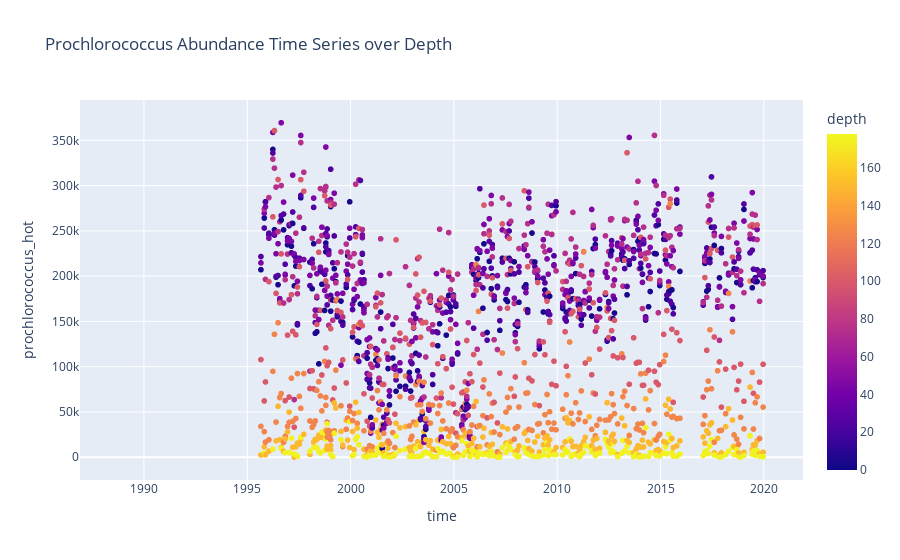

Here is the notebook cell this chart was saved with:
### Code cell
px.scatter(HOT, x='time',y='prochlorococcus_hot', color='depth', 
           title='Prochlorococcus Abundance Time Series over Depth')

### Figure 1 — Plotly figure (JSON) as saved in the notebook; plotly's stock layout.template omitted (floating-point values rounded to 4 significant figures; data arrays with more than 128 entries replaced by an {"elided": "..."} marker saying what was removed)
{"data": [{"hovertemplate": "time=%{x}<br>prochlorococcus_hot=%{y}<br>depth=%{marker.color}<extra></extra>", "legendgroup": "", "marker": {"color": {"elided": "2429 int values"}, "coloraxis": "coloraxis", "symbol": "circle"}, "mode": "markers", "name": "", "showlegend": false, "type": "scattergl", "x": {"elided": "2429 str values"}, "xaxis": "x", "y": {"elided": "2429 int values"}, "yaxis": "y"}], "layout": {"autosize": true, "coloraxis": {"colorbar": {"title": {"text": "depth"}}, "colorscale": [[0, "#0d0887"], [0.1111, "#46039f"], [0.2222, "#7201a8"], [0.3333, "#9c179e"], [0.4444, "#bd3786"], [0.5556, "#d8576b"], [0.6667, "#ed7953"], [0.7778, "#fb9f3a"], [0.8889, "#fdca26"], [1, "#f0f921"]]}, "legend": {"tracegroupgap": 0}, "title": {"text": "Prochlorococcus Abundance Time Series over Depth"}, "xaxis": {"anchor": "y", "autorange": true, "domain": [0, 1], "range": ["1986-12-07 02:18:34.0065", "2021-11-13 21:41:25.9935"], "title": {"text": "time"}, "type": "date"}, "yaxis": {"anchor": "x", "autorange": true, "domain": [0, 1], "range": [-30470.0, 399900.0], "title": {"text": "prochlorococcus_hot"}, "type": "linear"}}}
